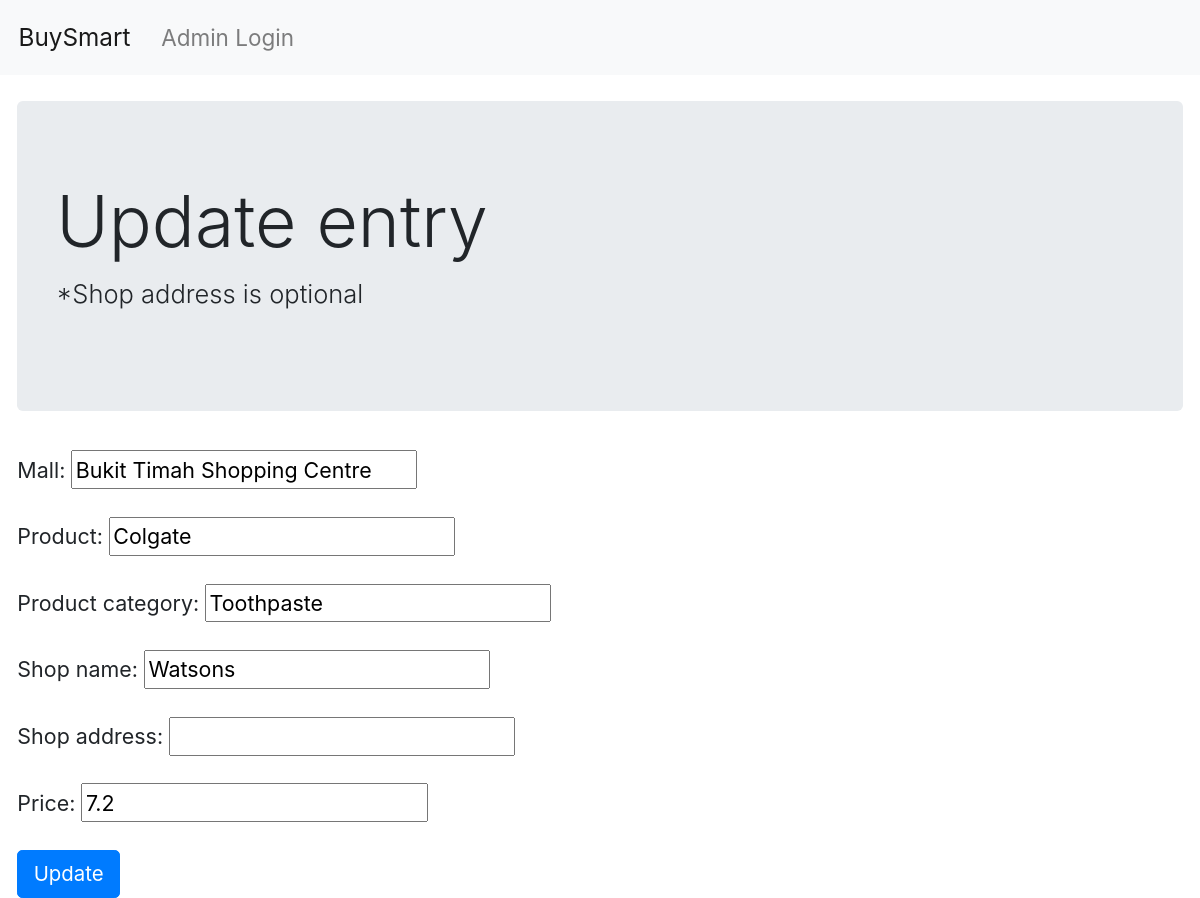
Screenshot of /entry_update/1/ with the database file from the repository.
### basic_app/models.py (models this page shows, shortened)
class Entry(models.Model):
    mall = models.CharField(max_length=256,default='')
    product_category = models.CharField(max_length=256,default='')
    product = models.CharField(max_length=256,default='')
    shop_name = models.CharField(max_length=256,default='')
    shop_address = models.CharField(max_length=256,default='',blank=True,null=True)
    price = models.FloatField(default='')

### basic_app/views.py (the view)
# urls.py: path('entry_update/<int:pk>/',views.UpdateEntry.as_view(),name='update'),
class UpdateEntry(UpdateView):
    model = models.Entry
    fields = ('mall','product','product_category','shop_name','shop_address','price')

### templates/basic_app/entry_form.html (shortened to what this page needs)
{% extends 'basic_app/base.html' %}
{% load static %}
{% block css_block %}
<link rel="stylesheet" href="{% static 'css/zoom.css' %}">
{% endblock %}
{% block body_block %}
<div class="jumbotron">
  {% if form.instance.pk %}
    <h1 class="display-4">Update entry</h1>
  {% else %}
    <h1 class="display-4">Create new entry</h1>
  {% endif %}
  <p class="lead">*Shop address is optional</p>
</div>
<form method="post">
  {{form.as_p}}
  {% if form.instance.pk %}
    <input type="submit" class='btn btn-primary' name="" value="Update">
  {% else %}
    <input type="submit" class='btn btn-primary' name="" value="Create">
  {% endif %}
</form>
{% endblock %}

### static/css/zoom.css (style rules this page uses)
* { zoom:105%; }

### rows the page displays
Entry: mall "Bukit Timah Shopping Centre", product "Colgate", product_category "Toothpaste", shop_name "Watsons", price "7.2"
